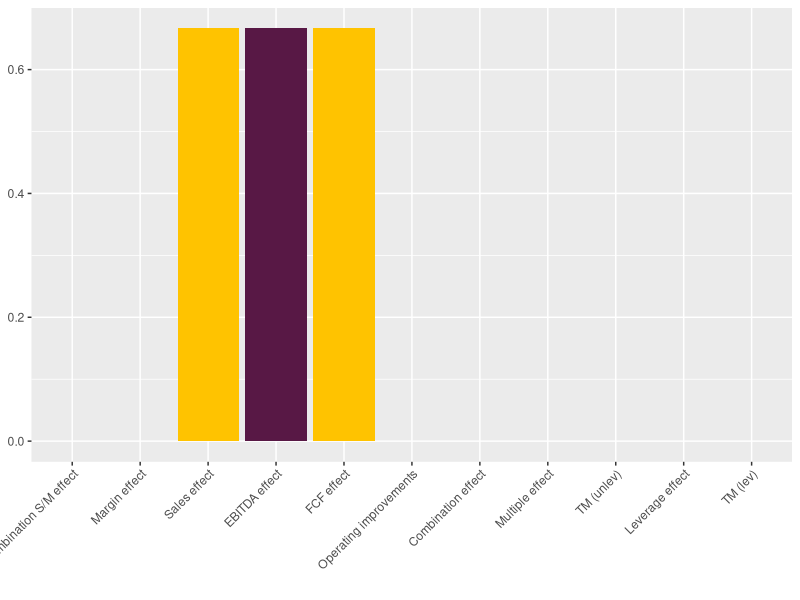
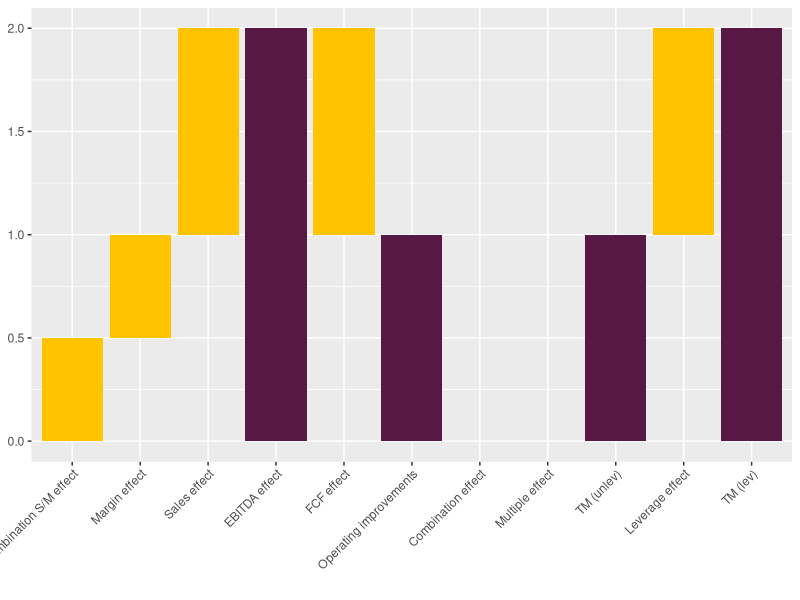

Source code (R) for these figures, in order:
## ---- chunk 1
knitr::opts_chunk$set(echo = FALSE)
library(data.table)
library(ggplot2)
library(knitr)
library(kableExtra)
options(scipen=999) # https://stackoverflow.com/questions/5352099/how-to-disable-scientific-notation
## ---- chunk 2
value_creation_LBO <- function(.startEquity, .endEquity, .startDebt, .endDebt, .startRev, .endRev, .startEBITDA, .endEBITDA,
                               .interimCC, .interimDist, .interimIntRate, .holdingPeriod) {

  ### Calculations of additional inputs
  startEV <- .startEquity + .startDebt
  endEV   <- .endEquity   + .endDebt
  startEV_EBITDA_mult <- startEV/.startEBITDA
  endEV_EBITDA_mult   <- endEV/.endEBITDA
  costDebt <- (1+.interimIntRate)^.holdingPeriod - 1
  invCapital <- .startEquity + .interimCC
  deltaEquity <- .endEquity - .startEquity
  gain <- deltaEquity + .interimDist - .interimCC
  avgDebtEquity <- (.startDebt/.startEquity + .endDebt/.endEquity)/2 #TODO: Understand why you need the average here
  startMargin <- .startEBITDA/.startRev
  endMargin   <- .endEBITDA/.endRev

  ### Calculations of output
  TM_lev                  <- gain/invCapital
  TM_unlev                <- (TM_lev + costDebt * avgDebtEquity)/(1 + avgDebtEquity)
  lev_effect              <- TM_lev - TM_unlev
  mult_effect             <- .startEBITDA * (endEV_EBITDA_mult - startEV_EBITDA_mult)
  mult_EBITDA_comb_effect <- (.endEBITDA - .startEBITDA) * (endEV_EBITDA_mult - startEV_EBITDA_mult)
  FCF_effect              <- -(.endDebt - .startDebt) + .interimDist - .interimCC
  EBITDA_effect           <- (.endEBITDA - .startEBITDA) * startEV_EBITDA_mult
  Rev_effect              <- (.endRev - .startRev) * startMargin * startEV_EBITDA_mult
  margin_effect           <- (endMargin - startMargin) * .startRev  * startEV_EBITDA_mult
  SM_comb_effect          <- (.endRev - .startRev) * (endMargin - startMargin) * startEV_EBITDA_mult

  vec_results <-c(TM_lev                  = TM_lev,
                  TM_unlev                = TM_unlev,
                  gain                    = gain,
                  lev_effect              = lev_effect,
                  mult_effect             = mult_effect,
                  mult_EBITDA_comb_effect = mult_EBITDA_comb_effect,
                  EBITDA_effect           = EBITDA_effect,
                  FCF_effect              = FCF_effect,
                  Rev_effect              = Rev_effect,
                  margin_effect           = margin_effect,
                  SM_comb_effect          = SM_comb_effect,
                  startEV_EBITDA_mult     = startEV_EBITDA_mult,
                  endEV_EBITDA_mult       = endEV_EBITDA_mult,
                  startEV                 = startEV,
                  endEV                   = endEV,
                  totalInv                = .startEquity + .interimCC,
                  TM_mult                 = mult_effect/abs(gain) * abs(TM_unlev),
                  TM_mult_EBITDA_comb     = mult_EBITDA_comb_effect/abs(gain) * abs(TM_unlev),
                  TM_EBITDA               = EBITDA_effect/abs(gain) * abs(TM_unlev),
                  TM_FCF                  = FCF_effect/abs(gain) * abs(TM_unlev),
                  TM_Rev                  = Rev_effect/abs(gain) * abs(TM_unlev),
                  TM_margin               = margin_effect/abs(gain) * abs(TM_unlev),
                  TM_SM_comb              = SM_comb_effect/abs(gain) * abs(TM_unlev))
  
    print_table_inputs <- data.table(
     Item  = c("Revenue", "EBITDA", "Equity", "Net Debt", "EV", "EV/EBITDA", "CC", "Dist",
               "Holding period", "Interest rate p.a.",  "Avg debt/equity ratio", "Cost of debt"),
     Entry = c(.startRev, .startEBITDA, .startEquity, .startDebt, startEV, startEV_EBITDA_mult,
               rep(NA, 6)),
     Interim = c(rep(NA, 6), .interimCC, .interimDist, 
                 .holdingPeriod, .interimIntRate, avgDebtEquity, costDebt),
     Exit    = c(.endRev, .endEBITDA, .endEquity, .endDebt, endEV, endEV_EBITDA_mult, rep(NA, 6))
  )
  
  print_table_outputs <- data.table(
     Item  = c("TM (levered)", 
               "Gain / TM (unlevered)",
               "FCF",
               "Comb. multiple / EBITDA",
               "Multiple",
               "EBITDA",
               "Comb. revenue/margin",
               "Revenue",
               "Margin"),
     Absolute = c(NA, vec_results[c(3,8,6,5,7,11,9,10)]),
     TM       = c(vec_results[c(1,2,20,18,17,19,23,21,22)])
  )
  
  
  ### Output
  return(list(vec_results         = vec_results,
              print_table_inputs  = print_table_inputs,
              print_table_outputs = print_table_outputs))

}
## ---- chunk 3
plot_value_bridge <- function(.vec_value_creation_LBO, .fillColors = c("#FFC300", "#581845")) {

  #Calculate inbetween multiples
  mult_OpImpr <- .vec_value_creation_LBO["TM_unlev"] - .vec_value_creation_LBO["TM_mult"] - .vec_value_creation_LBO["TM_mult_EBITDA_comb"]

  strDesc <- c("Combination S/M effect", "Margin effect", "Sales effect", "EBITDA effect", "FCF effect", "Operating improvements",
               "Combination effect", "Multiple effect", "TM (unlev)", "Leverage effect", "TM (lev)")

  plotDF <- data.frame(Desc  = factor(strDesc, levels = strDesc),
                       Type  = c("Bridge", "Bridge", "Bridge", "Full", "Bridge", "Full", "Bridge", "Bridge", "Full", "Bridge", "Full"),
                       Start = c(0,
                                 .vec_value_creation_LBO["TM_SM_comb"], 
                                 .vec_value_creation_LBO["TM_SM_comb"] + .vec_value_creation_LBO["TM_margin"], 
                                 0,
                                 .vec_value_creation_LBO["TM_EBITDA"], 
                                 0,
                                 mult_OpImpr,
                                 mult_OpImpr + .vec_value_creation_LBO["TM_mult_EBITDA_comb"], 
                                 0,
                                 .vec_value_creation_LBO[["TM_unlev"]],
                                 0),
                       End   = c(.vec_value_creation_LBO["TM_SM_comb"],
                                 .vec_value_creation_LBO["TM_SM_comb"] + .vec_value_creation_LBO["TM_margin"],
                                 .vec_value_creation_LBO["TM_EBITDA"],
                                 .vec_value_creation_LBO["TM_EBITDA"],
                                 mult_OpImpr,
                                 mult_OpImpr,
                                 mult_OpImpr + .vec_value_creation_LBO["TM_mult_EBITDA_comb"],
                                 .vec_value_creation_LBO[["TM_unlev"]],
                                 .vec_value_creation_LBO[["TM_unlev"]],
                                 .vec_value_creation_LBO[["TM_lev"]],
                                 .vec_value_creation_LBO[["TM_lev"]]))
  plotDF$Amount <- plotDF$End - plotDF$Start
  plotDF$ID <- 1:nrow(plotDF)

  #https://stackoverflow.com/questions/50688764/r-ggplot2-ignoring-unknown-aesthetics-with-geom-rect
  suppressWarnings(ggplot(plotDF, aes(x=Desc, fill = Type)) +
                     scale_fill_manual(values = .fillColors) +
                     geom_rect(aes(x=Desc, xmin = ID - 0.45, xmax = ID + 0.45, ymin = Start, ymax = End)) +
                     xlab("") +
                     theme(legend.position = "none", axis.text.x = element_text(angle = 45, hjust = 1)))

}

## ---- chunk 4
interest <- 0.00 #As you simply do an analysis before/after acquisition
### Start with company
startEV     <- 100
startEquity <- 50
startDebt   <- startEV - startEquity
startEBITDA <- 10
startRev    <- 100
startMargin <- startEBITDA/startRev
EV_EBITDA_multiple <- startEV/startEBITDA
### Acquire business with the same characteristics for the same multiple
#   Assume it's fully financed with debt
addEV <- 100
addEBITDA <- addEV/EV_EBITDA_multiple
addRev <- addEBITDA / startMargin


list_results <- value_creation_LBO(
                   .startEquity         = startEquity,
                   #As additional EV is fully financed by debt, I add and subtract it; 0.01 needed otherwise NA
                   .endEquity           = startEV + addEV - startDebt - addEV + 0.01, 
                   .startDebt           = startDebt,
                   .endDebt             = startDebt + addEV,
                   .startRev            = startRev,
                   .endRev              = startRev + addRev,
                   .startEBITDA         = startEBITDA,
                   .endEBITDA           = startEBITDA + addEBITDA,
                   .interimCC           = 0,
                   .interimDist         = 0,
                   .interimIntRate      = interest,
                   .holdingPeriod       = 0)
kbl(list_results$print_table_inputs,
    caption="Inputs of add-on example") %>%
  kable_classic(full_width = FALSE)
kbl(list_results$print_table_outputs,
    caption="Results of value creation analysis of add-on example") %>%
  kable_classic(full_width = FALSE)
# Doesn't make sense here, as no value created
plot_value_bridge(list_results$vec_results)
## ---- chunk 5
### Assume margin improvement of 5%, same multiple
margin_impr <- 0.05
endEBITDA <- startEBITDA + addEBITDA + margin_impr*(startRev + addRev)
endEV <- endEBITDA * EV_EBITDA_multiple
endEquity <- endEV - (startDebt + addEV)

list_results <- value_creation_LBO(
                   .startEquity         = startEquity,
                   #As additional EV is fully financed by debt, I add and subtract it; 0.01 needed otherwise NA
                   .endEquity           = endEquity, 
                   .startDebt           = startDebt,
                   .endDebt             = startDebt + addEV,
                   .startRev            = startRev,
                   .endRev              = startRev + addRev,
                   .startEBITDA         = startEBITDA,
                   .endEBITDA           = endEBITDA,
                   .interimCC           = 0,
                   .interimDist         = 0,
                   .interimIntRate      = interest,
                   .holdingPeriod       = 0)
kbl(list_results$print_table_inputs,
    caption="Inputs of add-on example with synergies") %>%
  kable_classic(full_width = FALSE)
kbl(list_results$print_table_outputs,
    caption="Results of value creation analysis of add-on example with synergies") %>%
  kable_classic(full_width = FALSE)
# Doesn't make sense here, as no value created
plot_value_bridge(list_results$vec_results)
